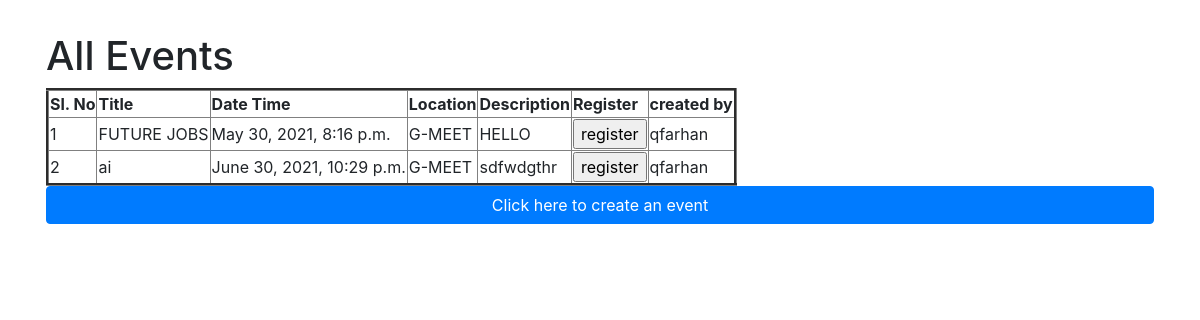
The app's page /events/view/ with its own data.
### events/models.py (models this page shows)
class event(models.Model) :
    user_id = models.ForeignKey(User,on_delete=models.CASCADE)
    title = models.CharField(max_length=30)
    datetime = models.DateTimeField()
    location = models.CharField(max_length=30)
    max_participants = models.IntegerField()
    description = models.TextField()

### events/views.py (the view)
# urls.py: path('view/', views.view_events),
def view_events(request) :
    events = event.objects.all()
    return render(request, 'view_events.html', {'events': events})

### templates/view_events.html (shortened to what this page needs)
{% extends 'base.html' %}
{% block content %}
<h1>All Events</h1>
<table border="3px">
  <tr>
    <th>Sl. No</th>
    <th>Title</th>
    <th>Date Time</th>
    <th>Location</th>
    <th>Description</th>
    <th>Register</th>
    <th>created by</th>
  </tr>
  {% for event in events %}
    <tr>
      <td>{{forloop.counter}}</td>
      <td>{{event.title}}</td>
      <td>{{event.datetime}}</td>
      <td>{{event.location}}</td>
      <td>{{event.description}}</td>
      <td><form action="/events/{{event.id}}" method="get">
        <input type="submit" value="register">
         </form></a></td>
         <td>{{event.user_id}}</td>
    </tr>
  {% endfor %}
</table>
<form action="/events/create">
  <input type="submit" value="Click here to create an event" class="btn btn-primary btn-block"/>
</form>
{% endblock %}

### records on screen
event: title "FUTURE JOBS", datetime "May 30, 2021, 8:16 p.m.", location "G-MEET", description "HELLO", user_id "qfarhan"
event: title "ai", datetime "June 30, 2021, 10:29 p.m.", location "G-MEET", description "sdfwdgthr", user_id "qfarhan"
